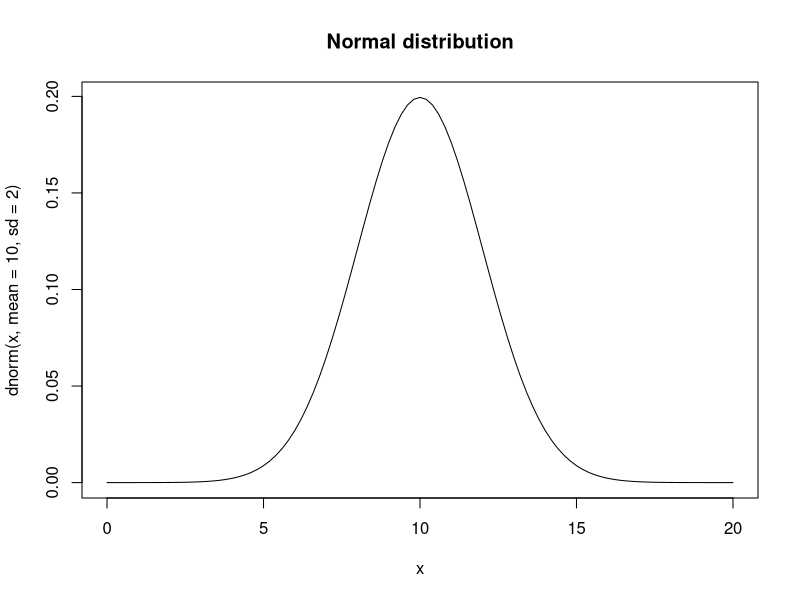

Recreate this plot in R.
## ---- chunk 1
#| include: false
library(ggplot2)
library(knitr)

theme_set(theme_minimal(base_size = 13))
## ---- chunk 2
curve(
  dnorm(
    x,
    mean = 10,
    sd = 2
  ),
  from = 0,
  to = 20,
  main = "Normal distribution"
)
## ---- chunk 3
set.seed(2026)

# generate random normal variable
mean = 4.5
sd = 1
n = 1000

y = rnorm(n, mean, sd)

# the likelihood function = L(y;.) = y ~ N(mu, sigma)
lik <- function(par, y, sd = 1) {

  # the parameter we want to estimate
  mean = par[1]

  # the likelihood of y
  L <- dnorm(x = y, mean = mean, sd = sd, log = TRUE)

  # the joint likelihood
  return(-sum(L))

}


# the parameters we wish to estimate
p <- c(0)
names(p) <- c("mu")

# Get the Maximum Likelihood estimates for our unknowns
ML <- optim(p, lik, y = y)

# compare ML results to empirical mean
print("Maximum Likelihood:")
ML$par

print("Empirical:")
mean(y)
## ---- chunk 4
# likelihood for a positive standard deviation
sdlik <- function(x) {

  res <- 0
  if (x > 0) res = 1

  return(log(res))

}

# the likelihood function = L(y;.) = y ~ N(mu, sigma) * sigma ~ U(0, Inf)
lik <- function(par, y) {

  # the parameters we want to estimate
  mean = par[1]
  sd = par[2]

  # the likelihood of the standard deviation
  L2 <- sdlik(sd)

  # if sd is not allowed, stop here
  if (!is.finite(L2)) return(Inf)

  # the likelihood of y
  L1 <- dnorm(x = y, mean = mean, sd = sd, log = TRUE)

  # the joint likelihood
  return(-sum(L1 + L2))

}


# the parameters we wish to estimate
p <- c(0, 1)
names(p) <- c("mu", "sigma")

# Get the Maximum Likelihood estimates for our unknowns
ML <- optim(p, lik, y = y, method = "Nelder-Mead")

# compare ML results to empiricals
out <- rbind(
  ML = ML$par,
  empirical = c(mean(y), sd(y))
)

out
## ---- chunk 5
library(mvtnorm)

# likelihood on correlation coefficient.
# this is essentially a uniform prior on
# the range -1 to 1 and 0 density outside
# that range
corlik <- function(x) {

  res <- 0
  if (x >= -1 & x <= 1) res = 1

  return(log(res))

}

# the likelihood for the variance components.
# uniform above 0 and zero if negative
varlik <- function(x) {

  res <- 0
  if (x > 0) res = 1

  return(log(res))

}

# the likelihood function = L(y;.) = y ~ MVN(mu, sigma) * rho ~ U(-1,1)
lik <- function(par, y) {

  # the prior = likelihood of rho (correlation coefficient)
  L2 <- corlik(par[5])

  # and the priors on the variance components
  L3 <- varlik(par[3])
  L4 <- varlik(par[4])

  # if any parameter is outside the allowed range, stop here
  if (!all(is.finite(c(L2, L3, L4)))) return(Inf)

  # we construct the covariance matrix out of the correlation coefficient
  # and the variance components
  covAB <- par[5] * (sqrt(par[3]) * sqrt(par[4]))
  sigma <- array(c(par[3], covAB, covAB, par[4]), dim = c(2, 2))

  # the likelihood of y
  L1 <- tryCatch(
    dmvnorm(x = y, mean = c(par[1], par[2]), sigma = sigma, log = TRUE),
    error = function(e) -Inf
  )

  if (!all(is.finite(L1))) return(Inf)

  # the joint likelihood
  return(-sum(L1 + L2 + L3 + L4))

}


# those are the optimizers available
methods = c("Nelder-Mead", "BFGS", "CG", "L-BFGS-B", "SANN", "Brent")

# the parameters we wish to estimate
p <- c(0, 0, 1, 1, 0.2)
names(p) <- c("mu1", "mu2", "tauA", "tauB", "rho")

# create random data
set.seed(2026)
n = 10
tauA <- 3
tauB <- 10
rho = 0.7
covAB <- rho * (sqrt(tauA) * sqrt(tauB))
muA <- 5
muB <- 20

# the variance-covariance matrix
sigma <- array(c(tauA, covAB, covAB, tauB), dim = c(2, 2))

# the random data
Y <- rmvnorm(n, c(muA, muB), sigma)

# Get the Maximum Likelihood estimates for our unknowns
ML <- optim(p, lik, y = Y, method = methods[1])

res <- as.list(ML$par)
res$covAB <- res$rho * (sqrt(res$tauA) * sqrt(res$tauB))

# compare ML estimates with empiricals
out <- rbind(
  unlist(res),
  c(colMeans(Y), var(Y[, 1]), var(Y[, 2]), cor(Y)[1, 2], cov(Y)[1, 2])
)
colnames(out) <- names(res)
rownames(out) <- c("ML", "empirical")

# inspect results
out
## ---- chunk 6
library(mvtnorm)

set.seed(2026)

# the likelihood for the variance components.
# uniform above 0 and zero if negative
varlik <- function(x) {

  res <- 0
  if (x > 0) res = 1

  return(log(res))

}

# a small relationship matrix for a teaching example
n_animals <- 20
A <- diag(n_animals)
A[1, 2] <- A[2, 1] <- 0.5
A[3, 4] <- A[4, 3] <- 0.5
A[5, 6] <- A[6, 5] <- 0.25

# design matrix for the intercept
X <- matrix(1, n_animals, 1)

# true values used to simulate the data
b <- 30
var_a <- 4
var_e <- 9

# phenotype
a <- as.numeric(rmvnorm(1, mean = rep(0, n_animals), sigma = A * var_a))
y <- as.numeric(X %*% b + a + rnorm(n_animals, sd = sqrt(var_e)))

# likelihood function = L(y;.) = prod(PDF(y, E(y) = Xb, var(y) = A var_a + I var_e))
lik <- function(par, y, X, A) {

  # likelihood for the variance components
  L2 <- varlik(par[1])
  L3 <- varlik(par[2])

  # if any variance is outside the allowed range, stop here
  if (!all(is.finite(c(L2, L3)))) return(Inf)

  # it has to be this awkward because 'optim' only wants one vector of parameters
  b <- matrix(c(par[3:(2 + ncol(X))]), ncol = 1)

  # this is A var_a
  G <- A * par[2]

  # this is I var_e
  R <- diag(length(y)) * par[1]

  # this is var(y)
  V <- G + R

  # E(y)
  mu <- X %*% b

  # optim minimizes - therefore we need the negative likelihood
  # Instead of taking the products over the likelihoods we take
  # the sum over log(L) for numerical stability
  L1 <- tryCatch(
    dmvnorm(x = y, mean = as.numeric(mu), sigma = V, log = TRUE),
    error = function(e) -Inf
  )

  if (!all(is.finite(L1))) return(Inf)

  return(-sum(L1 + L2 + L3))

}


# This is only necessary because 'optim' wants one parameter vector
getp <- function(X, b = 0.1, var_e = 1, var_a = 1) {

  p <- c(var_e, var_a, rep(b, ncol(X)))
  names(p) <- c("var_e", "var_a", paste("b", 0:(ncol(X) - 1), sep = ""))

  p

}


# Get the Maximum Likelihood estimates for our unknowns
methods = c("Nelder-Mead", "BFGS", "CG", "L-BFGS-B", "SANN", "Brent")
ML <- optim(getp(X, b = mean(y)), lik, X = X, A = A, y = y, method = methods[1])

# compare ML results to the true simulation values
out <- rbind(
  ML = ML$par,
  true = c(var_e, var_a, b)
)

out
